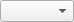
<?xml version="1.0" encoding="UTF-8"?>
<ui version="4.0">
 <class>EnumEdit</class>
 <widget class="QWidget" name="EnumEdit">
  <property name="geometry">
   <rect>
    <x>0</x>
    <y>0</y>
    <width>74</width>
    <height>20</height>
   </rect>
  </property>
  <property name="windowTitle">
   <string>Form</string>
  </property>
  <layout class="QVBoxLayout" name="verticalLayout">
   <property name="margin">
    <number>0</number>
   </property>
   <item>
    <widget class="QComboBox" name="comboBox"/>
   </item>
  </layout>
 </widget>
 <resources/>
 <connections/>
</ui>
